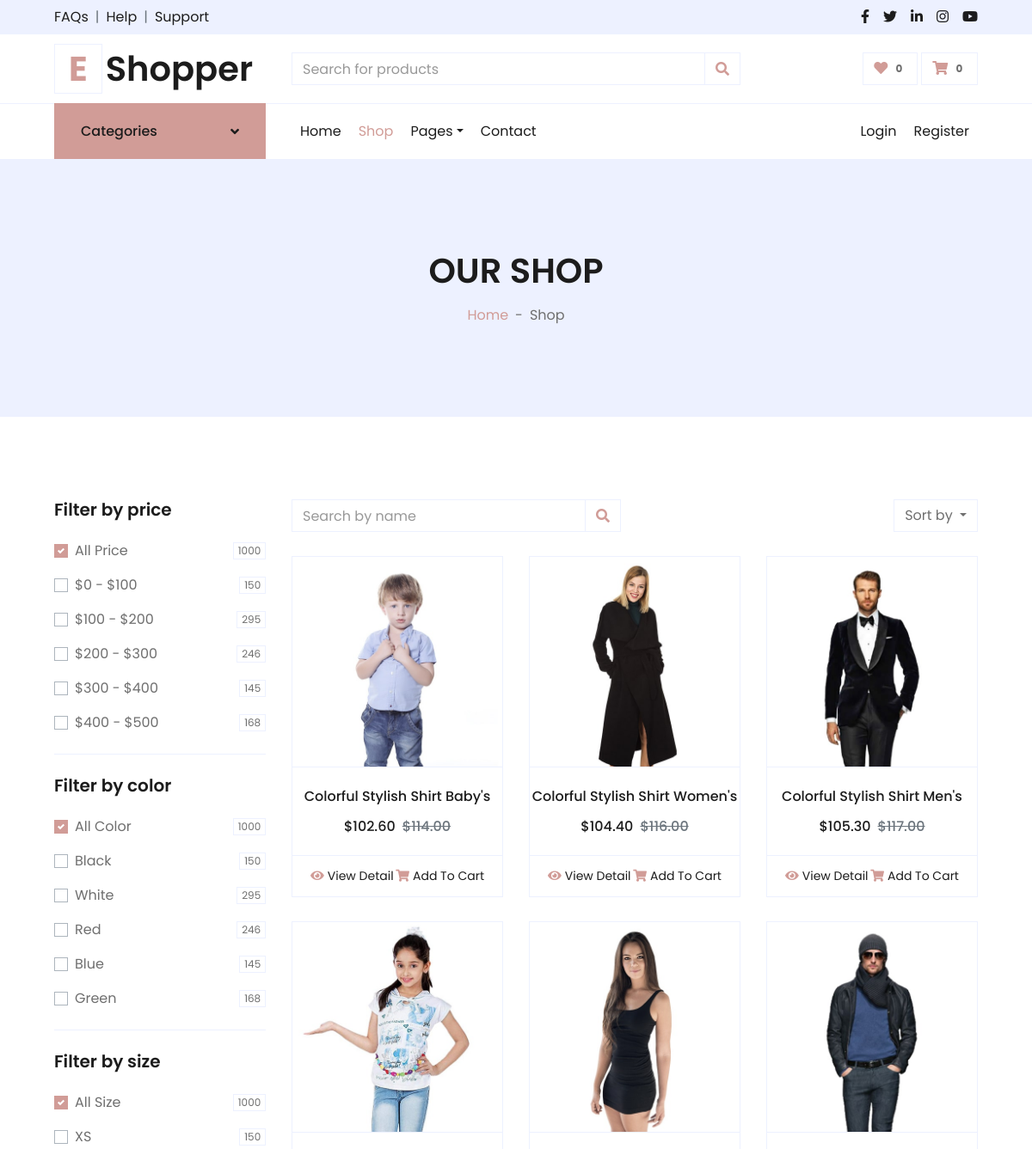
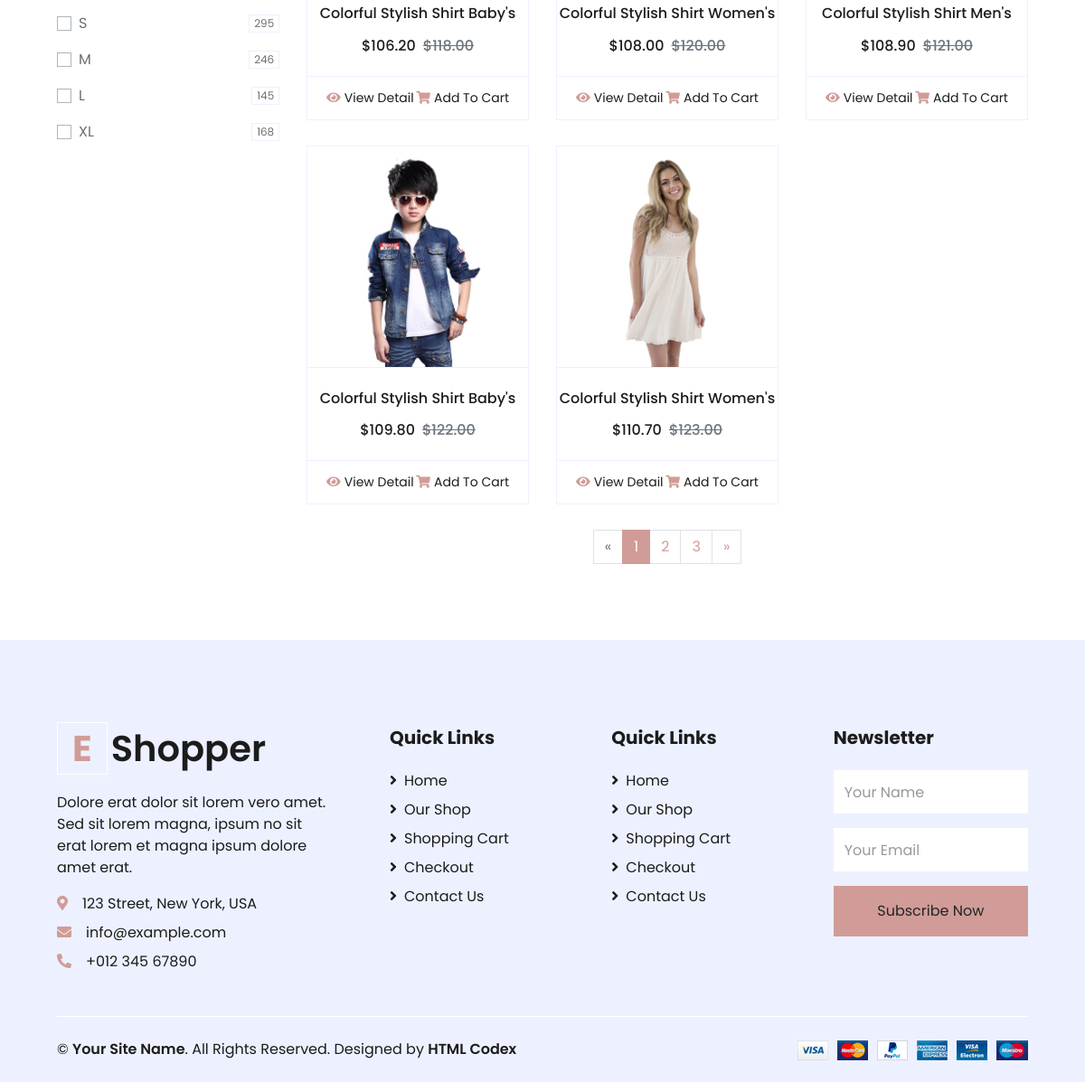
Page /shop/latest on the committed database (2 pictures, top to bottom).
### main/models.py (models this page shows, shortened)
class Product(models.Model):
    category = models.ForeignKey(SubCategory, on_delete=models.CASCADE , null=True)
    name = models.CharField('Product Name', max_length=254)
    img = models.ImageField('IMG', upload_to='media')
    price = models.DecimalField('Product Price', max_digits=5, decimal_places=2)
    discount = models.DecimalField('Product Discount', max_digits=4, decimal_places=2)
    date_time = models.DateTimeField('DateTime', auto_now=True)
    description = models.TextField('Product Desc')

### main/views.py (the view)
# urls.py: path('shop/latest', ShopPageLatestListView.as_view(), name='latest')
class ShopPageLatestListView(generic.ListView):
    template_name = 'shoplatest.html'
    def get(self, request):
        categories = Category.objects.all()[1:]
        sub_categories_dresses = SubCategory.objects.all()[:3]
        sub_categories = SubCategory.objects.all()
        ourshop = OurShop.objects.get().product.all()
        latest = Product.objects.order_by('-date_time')[:8]
        for product in ourshop:
            product.discount_price = round(product.price * (1 - product.discount / 100), 2)
        for product in latest:
            product.discount_price = round(product.price * (1 - product.discount / 100), 2)
        context = {
            'navbar': 'shop',
            'ourshop': ourshop,
            'categories': categories,
            'sub_categories_dresses': sub_categories_dresses,
            'sub_categories': sub_categories,
            'latest': latest,
        }
        return render(request, self.template_name, context)

### main/templates/shoplatest.html (shortened to what this page needs)
{% extends 'base.html' %}
{% block 'header' %}
    <div class="container-fluid bg-secondary mb-5">
        <div class="d-flex flex-column align-items-center justify-content-center" style="min-height: 300px">
            <h1 class="font-weight-semi-bold text-uppercase mb-3">Our Shop</h1>
            <div class="d-inline-flex">
                <p class="m-0"><a href="">Home</a></p>
                <p class="m-0 px-2">-</p>
                <p class="m-0">Shop</p>
            </div>
        </div>
    </div>
{% endblock %}
{% block 'content' %}
    <div class="container-fluid pt-5">
        <div class="row px-xl-5">
            <div class="col-lg-3 col-md-12">
                <div class="border-bottom mb-4 pb-4">
                    <h5 class="font-weight-semi-bold mb-4">Filter by price</h5>
                    <form>
                        <div class="custom-control custom-checkbox d-flex align-items-center justify-content-between mb-3">
                            <label class="custom-control-label" for="price-all">All Price</label>
                            <span class="badge border font-weight-normal">1000</span>
                        </div>
                        <div class="custom-control custom-checkbox d-flex align-items-center justify-content-between mb-3">
                            <label class="custom-control-label" for="price-1">$0 - $100</label>
                            <span class="badge border font-weight-normal">150</span>
                        </div>
                        <div class="custom-control custom-checkbox d-flex align-items-center justify-content-between mb-3">
                            <label class="custom-control-label" for="price-2">$100 - $200</label>
                            <span class="badge border font-weight-normal">295</span>
                        </div>
                        <div class="custom-control custom-checkbox d-flex align-items-center justify-content-between mb-3">
                            <label class="custom-control-label" for="price-3">$200 - $300</label>
                            <span class="badge border font-weight-normal">246</span>
                        </div>
                        <div class="custom-control custom-checkbox d-flex align-items-center justify-content-between mb-3">
                            <label class="custom-control-label" for="price-4">$300 - $400</label>
                            <span class="badge border font-weight-normal">145</span>
                        </div>
                        <div class="custom-control custom-checkbox d-flex align-items-center justify-content-between">
                            <label class="custom-control-label" for="price-5">$400 - $500</label>
                            <span class="badge border font-weight-normal">168</span>
                        </div>
                    </form>
                </div>
                <div class="border-bottom mb-4 pb-4">
                    <h5 class="font-weight-semi-bold mb-4">Filter by color</h5>
                    <form>
                        <div class="custom-control custom-checkbox d-flex align-items-center justify-content-between mb-3">
                            <label class="custom-control-label" for="price-all">All Color</label>
                            <span class="badge border font-weight-normal">1000</span>
                        </div>
                        <div class="custom-control custom-checkbox d-flex align-items-center justify-content-between mb-3">
                            <label class="custom-control-label" for="color-1">Black</label>
                            <span class="badge border font-weight-normal">150</span>
                        </div>
                        <div class="custom-control custom-checkbox d-flex align-items-center justify-content-between mb-3">
                            <label class="custom-control-label" for="color-2">White</label>
                            <span class="badge border font-weight-normal">295</span>
                        </div>
                        <div class="custom-control custom-checkbox d-flex align-items-center justify-content-between mb-3">
                            <label class="custom-control-label" for="color-3">Red</label>
                            <span class="badge border font-weight-normal">246</span>
                        </div>
                        <div class="custom-control custom-checkbox d-flex align-items-center justify-content-between mb-3">
                            <label class="custom-control-label" for="color-4">Blue</label>
                            <span class="badge border font-weight-normal">145</span>
                        </div>
                        <div class="custom-control custom-checkbox d-flex align-items-center justify-content-between">
                            <label class="custom-control-label" for="color-5">Green</label>
                            <span class="badge border font-weight-normal">168</span>
                        </div>
                    </form>
                </div>
                <div class="mb-5">
                    <h5 class="font-weight-semi-bold mb-4">Filter by size</h5>
                    <form>
                        <div class="custom-control custom-checkbox d-flex align-items-center justify-content-between mb-3">
                            <label class="custom-control-label" for="size-all">All Size</label>
                            <span class="badge border font-weight-normal">1000</span>
                        </div>
                        <div class="custom-control custom-checkbox d-flex align-items-center justify-content-between mb-3">
                            <label class="custom-control-label" for="size-1">XS</label>
                            <span class="badge border font-weight-normal">150</span>
                        </div>
                        <div class="custom-control custom-checkbox d-flex align-items-center justify-content-between mb-3">
                            <label class="custom-control-label" for="size-2">S</label>
                            <span class="badge border font-weight-normal">295</span>
                        </div>
                        <div class="custom-control custom-checkbox d-flex align-items-center justify-content-between mb-3">
                            <label class="custom-control-label" for="size-3">M</label>
                            <span class="badge border font-weight-normal">246</span>
                        </div>
                        <div class="custom-control custom-checkbox d-flex align-items-center justify-content-between mb-3">
                            <label class="custom-control-label" for="size-4">L</label>
                            <span class="badge border font-weight-normal">145</span>
                        </div>
                        <div class="custom-control custom-checkbox d-flex align-items-center justify-content-between">
                            <label class="custom-control-label" for="size-5">XL</label>
                            <span class="badge border font-weight-normal">168</span>
                        </div>
                    </form>
                </div>
            </div>
            <div class="col-lg-9 col-md-12">
                <div class="row pb-3">
                    <div class="col-12 pb-1">
                        <div class="d-flex align-items-center justify-content-between mb-4">
                            <form action="">
                                <div class="input-group">
                                    <input type="text" class="form-control" placeholder="Search by name">
                                    <div class="input-group-append">
                                        <span class="input-group-text bg-transparent text-primary">
                                            <i class="fa fa-search"></i>
                                        </span>
                                    </div>
                                </div>
                            </form>
                            <div class="dropdown ml-4">
                                <button class="btn border dropdown-toggle" type="button" id="triggerId" data-toggle="dropdown" aria-haspopup="true"
                                        aria-expanded="false">
                                            Sort by
                                        </button>
                            </div>
                        </div>
                    </div>
                    {% for product in latest %}
                    <div class="col-lg-4 col-md-6 col-sm-12 pb-1">
                        <div class="card product-item border-0 mb-4">
                            <div class="card-header product-img position-relative overflow-hidden bg-transparent border p-0">
                                <img class="img-fluid w-100" src="{{ product.img.url }}" alt="">
                            </div>
                            <div class="card-body border-left border-right text-center p-0 pt-4 pb-3">
                                <h6 class="text-truncate mb-3">{{ product.name }}</h6>
                                <div class="d-flex justify-content-center">
                                    <h6>${{ product.discount_price }}</h6><h6 class="text-muted ml-2"><del>${{ product.price }}</del></h6>
                                </div>
                            </div>
                            <div class="card-footer d-flex justify-content-between bg-light border">
                                <a href="{% url 'product' product.id %}" class="btn btn-sm text-dark p-0"><i class="fas fa-eye text-primary mr-1"></i>View Detail</a>
                                <a href="{% url 'cart' %}" class="btn btn-sm text-dark p-0"><i class="fas fa-shopping-cart text-primary mr-1"></i>Add To Cart</a>
                            </div>
                        </div>
                    </div>
                    {% endfor %}
                    <div class="col-12 pb-1">
                        <nav aria-label="Page navigation">
                          <ul class="pagination justify-content-center mb-3">
                            <li class="page-item disabled">
                              <a class="page-link" href="#" aria-label="Previous">
                                <span aria-hidden="true">&laquo;</span>
                              </a>
                            </li>
                            <li class="page-item active"><a class="page-link" href="#">1</a></li>
                            <li class="page-item"><a class="page-link" href="#">2</a></li>
                            <li class="page-item"><a class="page-link" href="#">3</a></li>
                            <li class="page-item">
                              <a class="page-link" href="#" aria-label="Next">
                                <span aria-hidden="true">&raquo;</span>
                              </a>
                            </li>
                          </ul>
                        </nav>
                    </div>
                </div>
            </div>
        </div>
    </div>
{% endblock %}

### rows in the picture
Product: img (picture), name "Colorful Stylish Shirt Baby's", discount_price "102.60", price "114.00"
Product: img (picture), name "Colorful Stylish Shirt Women's", discount_price "104.40", price "116.00"
Product: img (picture), name "Colorful Stylish Shirt Men's", discount_price "105.30", price "117.00"
Product: img (picture), name "Colorful Stylish Shirt Baby's", discount_price "106.20", price "118.00"
Product: img (picture), name "Colorful Stylish Shirt Women's", discount_price "108.00", price "120.00"
Product: img (picture), name "Colorful Stylish Shirt Men's", discount_price "108.90", price "121.00"
Product: img (picture), name "Colorful Stylish Shirt Baby's", discount_price "109.80", price "122.00"
Product: img (picture), name "Colorful Stylish Shirt Women's", discount_price "110.70", price "123.00"
